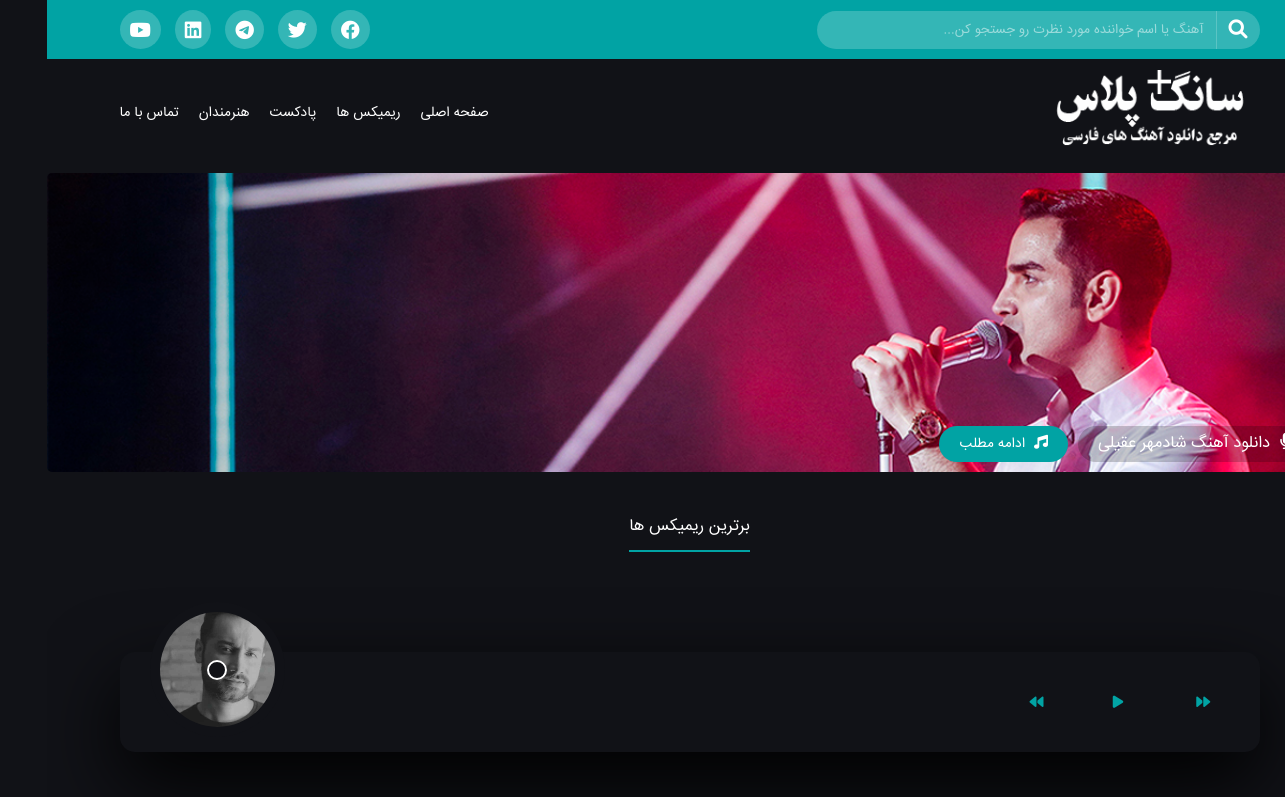
The page / on the database its author committed.
### music/models.py (models this page shows, shortened)
class Category(AbstractCommonField):
    parent=models.ForeignKey(
        'self',
        on_delete=models.CASCADE,
        verbose_name='والد',
        blank=True,
        null=True,
        related_name='child',
    )
    title=models.CharField(
        max_length=250,
        verbose_name='عنوان',
    )
    objects=CategoryManager()
    class Meta:
        abstract=True
        verbose_name='دسته بندی'
        verbose_name_plural='دسته بندی ها'

class TrackCategory(Category):
    class Meta:
        verbose_name='دسته بندی موزیک'
        verbose_name_plural='دسته بندی موزیک ها'

class ArtistCategory(Category):
    class Meta:
        verbose_name='دسته بندی هنرمند'
        verbose_name_plural='دسته بندی هنرمند ها'

class Banner(models.Model):
    track=models.ForeignKey(
        Track,
        on_delete=models.CASCADE,
        verbose_name='آهنگ',
        help_text='لطفا آهنگ مورد نظر خود را برای این بنر مشخص کنید',
    )
    caption=models.CharField(
        max_length=50,
        verbose_name='عنوان',
        help_text='حداکثر 50 کاراکتر مجاز است',
        null=True,
        blank=True
    )
    status=models.BooleanField(
        default=True,
        verbose_name='منتشر شود؟',
    )
    picture=models.ImageField(
        upload_to='image/banner',
        verbose_name='عکس',
        help_text='توجه داشته باشید ابعاد عکس باید 280 * 1200 باشد'
    )
    class Meta:
        verbose_name='بنر'
        verbose_name_plural='بنرها'

### music/views.py (the view)
# urls.py: path('',views.Index.as_view(),name='index'),
class Index(ListView):
    queryset=Track.objects.remix()
    template_name='remix/home.html'
    context_object_name='tracks'
    def get_context_data(self,**kwargs):
        context=super().get_context_data(**kwargs)
        print(context['tracks'])
        context['podcasts']=Track.objects.podcast()
        context['best_songs']=Track.objects.best_songs()
        context['artists']=Artist.objects.filter(status=True)
        context['banners']=Banner.objects.filter(status=True)
        context['coming_soon']=ComingSoon.objects.filter(status=True)
        return context

### music/models.py (called while the page is built)
    def active(self):
        return self.filter(
            status=True,
            published__lte=now,
        )

    def podcast(self):
        return self.filter(
            status=True,
            music_type='podcasat',
            published__lte=now,
        )

    def best_songs(self):
        return self.filter(
            status=True,
            best_song=True,
            published__lte=now,
        )

    def active(self):
        return self.filter(status=True)

    def get_absolute_url(self):
        return reverse("music:artist", args=[self.slug])

    def get_absolute_url(self):
        return reverse("music:track_detail", args=[self.slug])

### music/templatetags/tags.py (called while the page is built)
@register.inclusion_tag("remix/footer.html")
def footer():
    return{
        'tracks':Track.objects.active().order_by('-published')[:5],
    }

@register.inclusion_tag("remix/navbar/navbar.html",takes_context=True)
def navbar(context):
    return{
        'track_categories':TrackCategory.objects.active(),
        'artist_categories':ArtistCategory.objects.active(),
    }

### templates/remix/home.html (shortened to what this page needs)
{% extends 'remix/base.html'%}
{% block body %}
<section class="header">
    <div class="header-slider">
        <div id="header_slider" class="owl-carousel owl-theme box-header">
            {% for banner in banners %}
            <div class="item item-header">
                <img src="{{banner.picture.url}}">
                <div class="content-header-slider">
                    <h3><a href="{{banner.track.get_absolute_url}}">
                        <i class="fa fa-microphone"></i>
                        {{banner.caption}}</a></h3>
                    <a class="header-more" href="{{banner.track.get_absolute_url}}">
                        <i class="fa fa-music"></i>
                        ادامه مطلب</a>
                </div>
            </div>
            {% endfor %}
        </div>
    </div>
</section>
<div class="music-play">
    <div class="container">
        <div class="music-play-head">
            <h3>برترین ریمیکس ها</h3>
        </div>
        <div id="app-cover">
            <div id="player">
                <div id="player-track">
                    <div id="album-name"></div>
                    <div id="track-name"></div>
                    <div id="track-time">
                        <div id="current-time"></div>
                        <div id="track-length"></div>
                    </div>
                    <div id="s-area">
                    </div>
                </div>
                <div id="player-content">
                    <div id="album-art">
                        <img src="img/saman.jpg" class="active" id="_1">
                    </div>
                    <div id="player-controls">
                        <div class="control">
                            <div class="buttonn" id="play-previous">
                                <i class="fas fa-backward"></i>
                            </div>
                        </div>
                        <div class="control">
                            <div class="buttonn" id="play-pause-button">
                                <i class="fas fa-play"></i>
                            </div>
                        </div>
                        <div class="control">
                            <div class="buttonn" id="play-next">
                                <i class="fas fa-forward"></i>
                            </div>
                        </div>
                    </div>
                </div>
            </div>
        </div>
    </div>
</div>
{% endblock body%}

### templates/remix/navbar/categories.html (shortened to what this page needs)
{% for category in track_categories %}
    {% if not category.child.active.exists and category.parent == None %}
        <li><a href="{% url 'music:tracks_of_category' category.slug %}">{{category.title}}</a></li>
    {% elif category.child.active.exists %}
    <li><a href="{% url 'music:tracks_of_category' category.slug %}">{{category.title}}</a>
        </li>
    {% endif %}
{% endfor %}
{% for category in artist_categories %}
    {% if not category.child.exists and category.parent == None %}
        <li><a href="{% url 'music:artists_of_category' category.slug %}">{{category.title}}</a></li>
    {% elif category.child.active  %}
        <li><a href="{% url 'music:artists_of_category' category.slug %}">{{category.title}}</a>
        </li>
    {% endif %}
{% endfor %}

### static/remix/css/all.css (style rules this page uses)
.fa, .fas, .far, .fal, .fad, .fab { -moz-osx-font-smoothing: grayscale; -webkit-font-smoothing: antialiased; display: inline-block; font-style: normal; font-variant: normal; text-rendering: auto; line-height: 1; }
.fa-backward:before { content: "\f04a"; }
.fa-forward:before { content: "\f04e"; }
.fa-microphone:before { content: "\f130"; }
.fa-music:before { content: "\f001"; }
.fa-play:before { content: "\f04b"; }

### static/remix/css/style.css (style rules this page uses)
* { margin: 0; padding: 0; box-sizing: border-box; border: 0; }
body { direction: rtl; font-size: 14px; text-align: right; color: #fff; line-height: 30px; font-family: 'iransans'; background-color: #111217; overflow-x: hidden; }
.container { max-width: 1140px; margin: 0 auto; }
a { transition: all .2s ease-in-out; text-decoration: none; }
::placeholder { color: #fff; opacity: .5; }
.menu-left ul li { list-style: none; margin-right: 20px; position: relative; }
.menu-left ul li a { color: #fff; padding: 43px 0; }
.header { float: right; width: 100%; direction: ltr; padding-bottom: 40px; }
.box-header { float: right; width: 100%; margin-top: 5px; }
.item-header img { width: 100%; height: auto; border-radius: 5px; }
.item-header { position: relative; }
.item-header .content-header-slider { position: absolute; bottom: 10px; right: 20px; direction: rtl; align-items: center; display: none; }
#header_slider .owl-stage-outer .owl-stage .center .item-header .content-header-slider { display: flex; }
.item-header .content-header-slider h3 { background: rgba(0,0,0,.2); padding: 3px 20px; border-radius: 20px; margin-left: 10px; }
.item-header .content-header-slider h3 a { color: #fff; font-weight: normal; }
.item-header .content-header-slider h3 i { margin-left: 5px; }
.item-header .content-header-slider a.header-more { background: #01a3a4; color: #fff; padding: 3px 20px; border-radius: 20px; }
.item-header .content-header-slider a.header-more i { margin-left: 5px; }
.music-play { float: right; width: 100%; position: relative; direction: ltr; }
.music-play-head { text-align: center; margin-bottom: 10%; }
.music-play-head h3 { font-weight: normal; border-bottom: 2px solid #01a3a4; display: inline; padding-bottom: 10px; }
#app-cover { width: 100%; height: 100px; margin: -4px auto; }
#player { position: relative; height: 100%; z-index: 3; }
#player-track { position: absolute; top: 0; right: 15px; left: 15px; padding: 13px 22px 10px 184px; background-color: #111217; border-radius: 15px 15px 0 0; transition: 0.3s ease top; z-index: 1; }
#album-name { color: #54576f; font-size: 17px; font-weight: bold; }
#track-name { color: #acaebd; font-size: 13px; margin: 2px 0 13px 0; }
#track-time { height: 12px; margin-bottom: 3px; overflow: hidden; }
#current-time { float: left; }
#track-length { float: right; }
#current-time, #track-length { color: transparent; font-size: 11px; background-color: #111217; border-radius: 10px; transition: 0.3s ease all; }
#s-area, #seek-bar { position: relative; height: 4px; border-radius: 4px; }
#s-area { background-color: #111217; cursor: pointer; }
#player-content { position: relative; height: 100%; background-color: #111217; box-shadow: 0 30px 80px #000; border-radius: 15px; z-index: 2; }
#album-art { position: absolute; top: -40px; width: 115px; height: 115px; margin-left: 40px; transform: rotateZ(0); transition: 0.3s ease all; box-shadow: 0 0 0 10px #111217; border-radius: 50%; overflow: hidden; }
#album-art:before { content: ""; position: absolute; top: 50%; right: 0; left: 0; width: 20px; height: 20px; margin: -10px auto 0 auto; background-color: #111217; border-radius: 50%; box-shadow: inset 0 0 0 2px #fff; z-index: 2; }
#album-art img { display: block; position: absolute; top: 0; left: 0; width: 100%; height: 100%; opacity: 0; z-index: -1; }
#album-art img.active { opacity: 1; z-index: 1; }
#album-art img, #buffer-box { transition: 0.1s linear all; }
#player-controls { width: 250px; height: 100%; margin: 0 5px 0 141px; float: right; overflow: hidden; }
.control { width: 33.333%; float: left; padding: 12px 0; }
.buttonn { width: 26px; height: 26px; padding: 25px; border-radius: 6px; cursor: pointer; color: #01a3a4; }

### rows shown on the page
TrackCategory: title "ریمیکس ها"
TrackCategory: title "پادکست"
ArtistCategory: title "هنرمندان"
Banner: picture (picture), caption "دانلود آهنگ شادمهر عقیلی"
